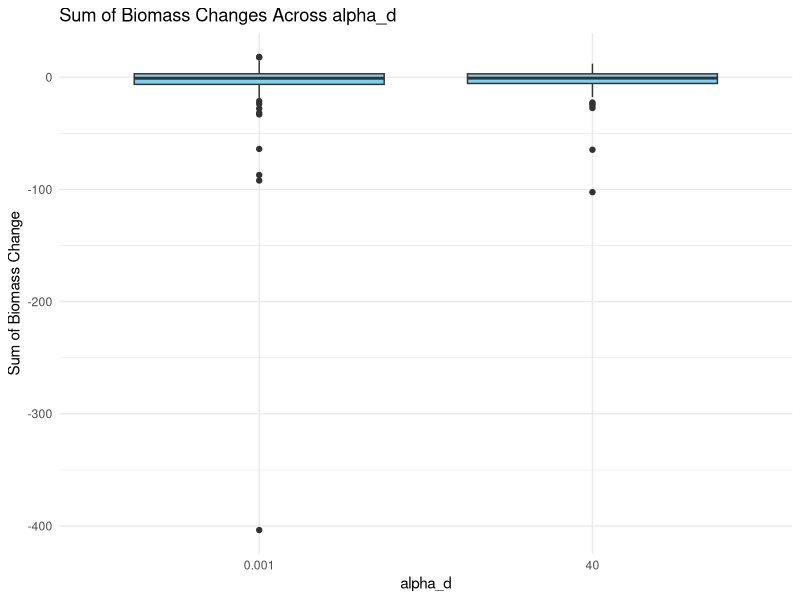
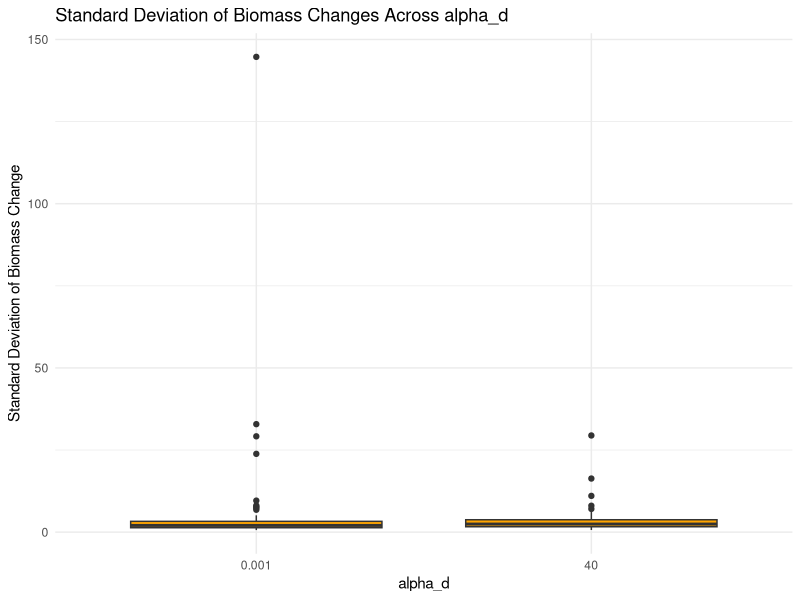
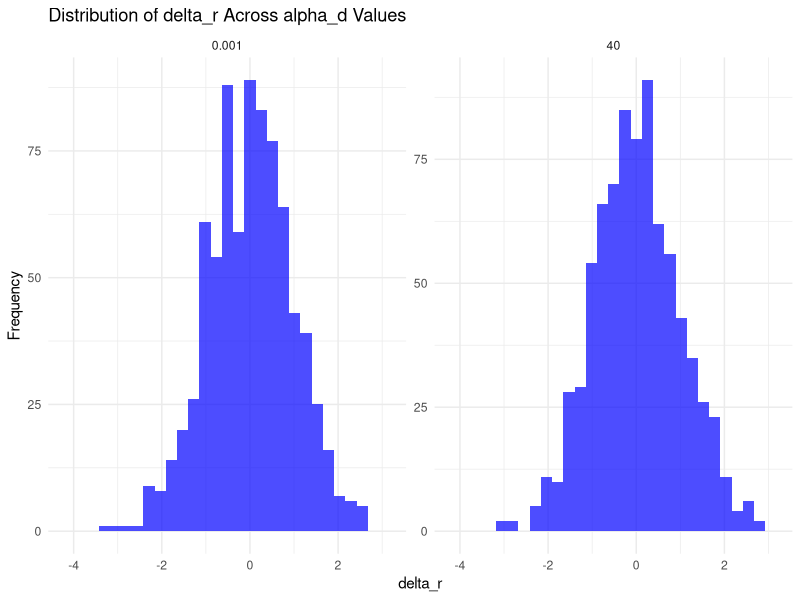
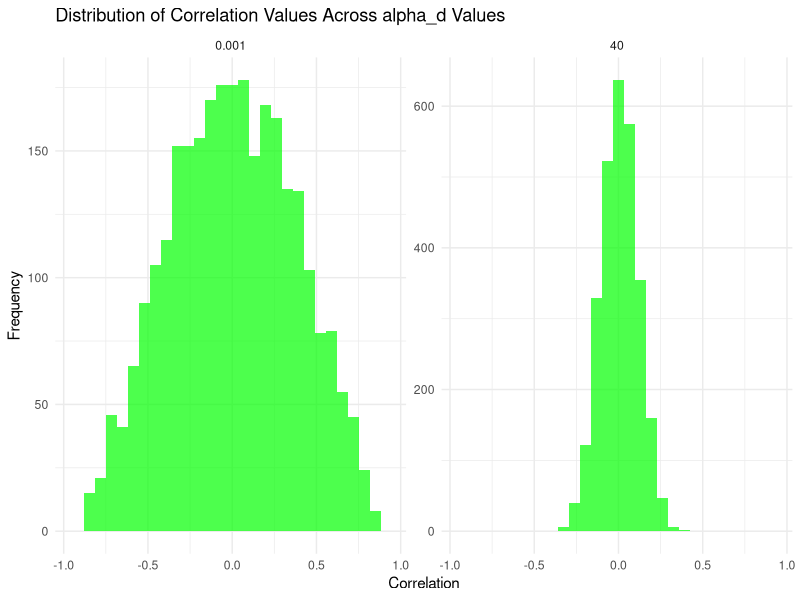
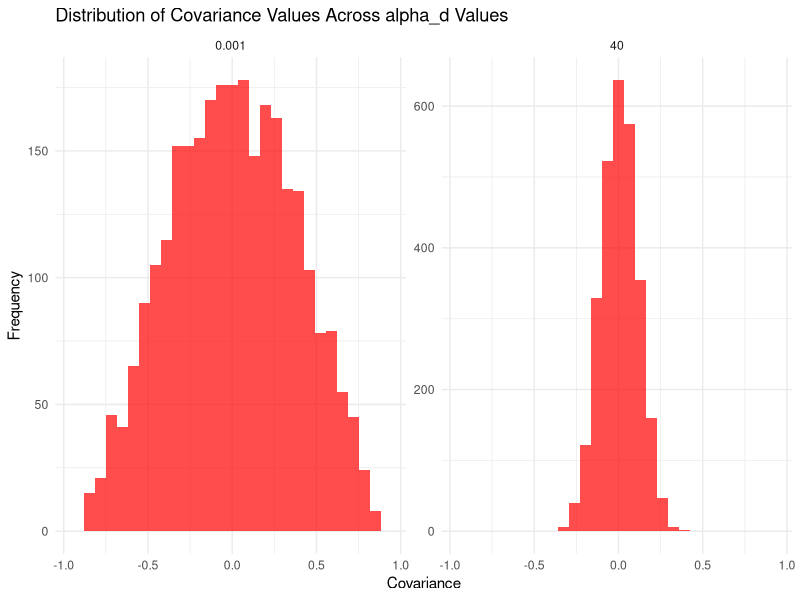

Recreate these plots in R, in order.
library(ggplot2)
library(tidyr)
library(dplyr)
library(Matrix)
library(deSolve)
library(clusterGeneration)


# Function to simulate quantitative network
sim_quantitative_network <- function(Net_type, S, C, aij_params) {
  A <- matrix(0, S, S)
  n_pairs <- S * (S - 1) / 2
  B <- runif(n_pairs) <= C
  if (Net_type == "predator-prey") { 
    aij <- -abs(rnorm(n_pairs, aij_params[1], aij_params[2]))
    A[upper.tri(A)] <- B * aij
    A <- t(A)
    aij <- abs(rnorm(n_pairs, aij_params[1], aij_params[2]))
    A[upper.tri(A)] <- B * aij
  } 
  diag(A) <- -runif(S, min = 0, max = 1)
  while(max(Re(eigen(A)$values)) > 0){
    diag(A) <- -runif(S, min = 0, max = 1)
  }
  return(A)
}

# Function to simulate dynamics
fw.model <- function(t, B, params) {
  with(as.list(c(B, params)), {
    B[B < 10^-8] <- 0 
    B[B < 0] <- 0 # Prevent negative biomass
    dBdt <- (params$r + params$A %*% B) * B
    list(dBdt)
  })
}


eventfun <- function(t, B, parms){
  with(as.list(B), {
    B[B < 1e-6] <- 0
    return(B)
  })
}

simulate_dynamics_c <- function(params, model, init_biomass = runif(params$S, min = 1, max = 10)) {
  init_biomass <- as.numeric(init_biomass)
  times <- seq(from = 1, to = params$maxt)
  out <- deSolve::ode(
    y = init_biomass,
    times = times,
    func = fw.model,
    parms = params,
    events = list(func = eventfun, time = times)
  ) %>% as.data.frame()
  return(out)
}


# Function to simulate response
simulate_response <- function(S, C, aij_params, mu_delta_r, sd_delta_r, sd_X, maxt, alpha_d){
  
  # Compute C matrix using rcorrmatrix
  cor_matrix <- clusterGeneration::rcorrmatrix(d = S, alphad = alpha_d)
  
  # Create covariance matrix
  covMat <- diag(sd_X) %*% cor_matrix %*% diag(sd_X)
  
  # Simulate interaction matrix A
  A <- sim_quantitative_network("predator-prey", S = S, C = C, aij_params = aij_params)
  
  equilibrium_pre <- runif(S, 1, 10)
  r_pre <- -A %*% equilibrium_pre
  dyn_params <- list(A = A, r = r_pre, S = S, maxt = maxt) 
  pre_perturb <- simulate_dynamics_c(dyn_params, fw.model)
  equilibrium_pre <- as.numeric(pre_perturb[nrow(pre_perturb), -1])
  
  # Generate delta_r
 #scaling_factor <- 1 / alpha_d
 # delta_r <- MASS::mvrnorm(n = 1, mu = rep(0, S), Sigma = scaling_factor * covMat, empirical = FALSE)
  delta_r <- MASS::mvrnorm(n = 1, mu =  rep(0, S), Sigma = covMat, empirical = FALSE)
  
  dyn_params$r <- dyn_params$r + delta_r 
  post_perturb <- simulate_dynamics_c(dyn_params, fw.model, init_biomass = equilibrium_pre)
  equilibrium_post <- as.numeric(post_perturb[nrow(post_perturb), -1])
  
  df <- data.frame(species = paste0("sp", c(1:S)), 
                   X_pre = equilibrium_pre, 
                   X_post = equilibrium_post)
  
  return(list(df = df, pre_perturb = pre_perturb, 
              post_perturb = post_perturb, 
              Sigma = covMat, 
              C_matrix = cor_matrix, 
              delta_r = delta_r))
}




# Set up the alpha_d values and species number to test
alpha_d_values <- c(0.001, 40)
S <- 8  # Fixed number of species

# Run the simulation for a fixed number of species and varying alpha_d values
results <- data.frame()

# Initialize delta_r_values, cor_values, and cov_values
delta_r_values <- data.frame(species = character(0), alpha_d = numeric(0), delta_r = numeric(0))
cor_values <- data.frame(alpha_d = numeric(0), correlation = numeric(0))
cov_values <- data.frame(alpha_d = numeric(0), covariance = numeric(0))

nsim <- 100  # Number of simulations per scenario

for (alpha_d in alpha_d_values) {
  print(paste("Running simulation for alpha_d =", alpha_d))
  
  for (j in 1:nsim) {
    result <- simulate_response(S = S, 
                                C = 0.2, 
                                aij_params = c(0, 0.5), 
                                mu_delta_r = 0, 
                                sd_delta_r = 0.5, 
                                sd_X = rep(1, S), 
                                maxt = 100, 
                                alpha_d = alpha_d)
    
    df <- result$df
    delta_r <- result$delta_r  # Capture delta_r values
    cor_matrix <- result$C_matrix  # Correlation matrix
    cov_matrix <- result$Sigma  # Covariance matrix
    
    # Store results for sum_deltaX and sd_deltaX
    results <- rbind(
      results,
      data.frame(
        alpha_d = alpha_d,
        sum_deltaX = sum(df$X_pre - df$X_post),
        sd_deltaX = sd(df$X_pre - df$X_post)
      )
    )
    
    # Store delta_r values for each species
    delta_r_df <- data.frame(
      alpha_d = rep(alpha_d, length(delta_r)),
      delta_r = delta_r,
      species = paste0("sp", seq_len(S))
    )
    
    # Store the values from the correlation and covariance matrices
    n_upper_tri <- S * (S - 1) / 2  # Number of elements in the upper triangle of the matrix
    
    cor_df <- data.frame(
      alpha_d = rep(alpha_d, n_upper_tri),
      correlation = cor_matrix[upper.tri(cor_matrix)]
    )
    
    cov_df <- data.frame(
      alpha_d = rep(alpha_d, n_upper_tri),
      covariance = cov_matrix[upper.tri(cov_matrix)]
    )
    
    # Append to results data frames
    delta_r_values <- rbind(delta_r_values, delta_r_df)
    cor_values <- rbind(cor_values, cor_df)
    cov_values <- rbind(cov_values, cov_df)
  }
}


# Plot results
# 1. Sum of biomass changes
p1 <- ggplot(results, aes(x = as.factor(alpha_d), y = sum_deltaX)) +
  geom_boxplot(fill = "skyblue") +
  labs(title = "Sum of Biomass Changes Across alpha_d", x = "alpha_d", y = "Sum of Biomass Change") +
  theme_minimal()

# 2. Standard deviation of biomass changes
p2 <- ggplot(results, aes(x = as.factor(alpha_d), y = sd_deltaX)) +
  geom_boxplot(fill = "orange") +
  labs(title = "Standard Deviation of Biomass Changes Across alpha_d", x = "alpha_d", y = "Standard Deviation of Biomass Change") +
  theme_minimal()


print(p1)
print(p2)

###########################

# Calculate global x-axis limits for delta_r, correlation, and covariance
delta_r_limits <- range(delta_r_values$delta_r, na.rm = TRUE)
correlation_limits <- range(cor_values$correlation, na.rm = TRUE)
covariance_limits <- range(cov_values$covariance, na.rm = TRUE)

# 1. Distribution of delta_r values across alpha_d
p3 <- ggplot(delta_r_values, aes(x = delta_r)) +
  geom_histogram(bins = 30, fill = "blue", alpha = 0.7) +
  facet_wrap(~ alpha_d, scales = "free") +
  xlim(delta_r_limits) +  # Apply global limits
  theme_minimal() +
  ggtitle("Distribution of delta_r Across alpha_d Values") +
  labs(x = "delta_r", y = "Frequency")

# 2. Distribution of correlation values across alpha_d
p4 <- ggplot(cor_values, aes(x = correlation)) +
  geom_histogram(bins = 30, fill = "green", alpha = 0.7) +
  facet_wrap(~ alpha_d, scales = "free") +
  xlim(correlation_limits) +  # Apply global limits
  theme_minimal() +
  ggtitle("Distribution of Correlation Values Across alpha_d Values") +
  labs(x = "Correlation", y = "Frequency")

# 3. Distribution of covariance values across alpha_d
p5 <- ggplot(cov_values, aes(x = covariance)) +
  geom_histogram(bins = 30, fill = "red", alpha = 0.7) +
  facet_wrap(~ alpha_d, scales = "free") +
  xlim(covariance_limits) +  # Apply global limits
  theme_minimal() +
  ggtitle("Distribution of Covariance Values Across alpha_d Values") +
  labs(x = "Covariance", y = "Frequency")


print(p3)
print(p4)
print(p5)
             
